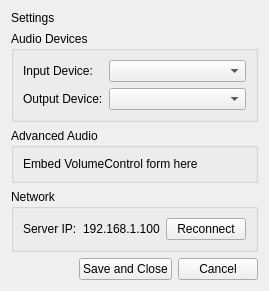
<?xml version="1.0" encoding="UTF-8"?>
<ui version="4.0">
 <class>SettingsDialogForm</class>
 <widget class="QWidget" name="SettingsDialogForm">
  <property name="windowTitle"><string>Settings - EchoChat</string></property>
  <layout class="QVBoxLayout" name="rootLayout">
   <item><widget class="QLabel" name="headerLabel"><property name="text"><string>Settings</string></property></widget></item>
   <item>
    <widget class="QGroupBox" name="audioDevicesGroup">
     <property name="title"><string>Audio Devices</string></property>
     <layout class="QFormLayout" name="audioDevicesLayout">
      <item row="0" column="0"><widget class="QLabel" name="inputDeviceLabel"><property name="text"><string>Input Device:</string></property></widget></item>
      <item row="0" column="1"><widget class="QComboBox" name="inputDeviceCombo"/></item>
      <item row="1" column="0"><widget class="QLabel" name="outputDeviceLabel"><property name="text"><string>Output Device:</string></property></widget></item>
      <item row="1" column="1"><widget class="QComboBox" name="outputDeviceCombo"/></item>
     </layout>
    </widget>
   </item>
   <item>
    <widget class="QGroupBox" name="advancedAudioGroup">
     <property name="title"><string>Advanced Audio</string></property>
     <layout class="QVBoxLayout" name="advancedAudioLayout">
      <item><widget class="QLabel" name="volumeControlHint"><property name="text"><string>Embed VolumeControl form here</string></property></widget></item>
     </layout>
    </widget>
   </item>
   <item>
    <widget class="QGroupBox" name="networkGroup">
     <property name="title"><string>Network</string></property>
     <layout class="QFormLayout" name="networkLayout">
      <item row="0" column="0"><widget class="QLabel" name="serverIpTitle"><property name="text"><string>Server IP:</string></property></widget></item>
      <item row="0" column="1"><layout class="QHBoxLayout" name="serverRow"><item><widget class="QLabel" name="serverIpValue"><property name="text"><string>192.168.1.100</string></property></widget></item><item><widget class="QPushButton" name="reconnectButton"><property name="text"><string>Reconnect</string></property></widget></item></layout></item>
     </layout>
    </widget>
   </item>
   <item>
    <layout class="QHBoxLayout" name="footerButtonsLayout">
     <item><spacer name="footerSpacer"><property name="orientation"><enum>Qt::Horizontal</enum></property><property name="sizeHint" stdset="0"><size><width>40</width><height>20</height></size></property></spacer></item>
     <item><widget class="QPushButton" name="saveCloseButton"><property name="text"><string>Save and Close</string></property></widget></item>
     <item><widget class="QPushButton" name="cancelButton"><property name="text"><string>Cancel</string></property></widget></item>
    </layout>
   </item>
  </layout>
 </widget>
 <resources/>
 <connections/>
</ui>
